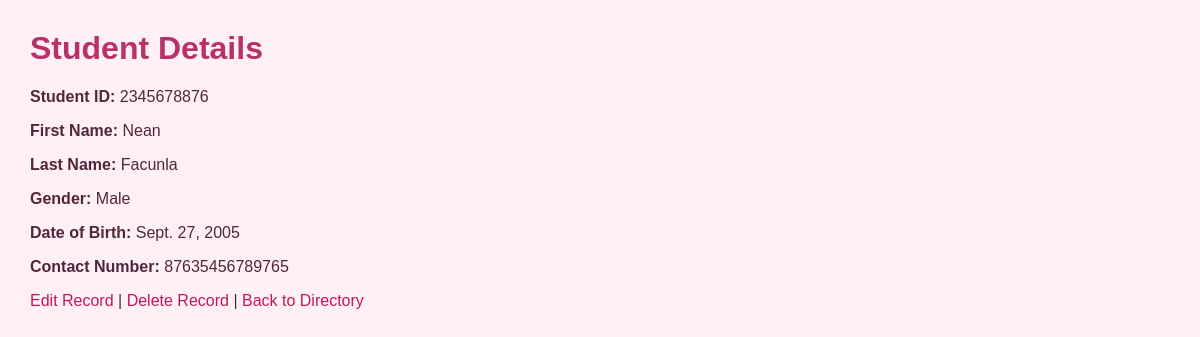
The page /registration/students/9/ (signed in) on the database its author committed.
### registration/models.py (models this page shows, shortened)
class Student(models.Model):
    GENDER_CHOICES = [
        ("Male", "Male"),
        ("Female", "Female"),
    ]
    student_id = models.CharField(max_length=20, unique=True)
    first_name = models.CharField(max_length=100)
    last_name = models.CharField(max_length=100)
    gender = models.CharField(max_length=10, choices=GENDER_CHOICES)
    date_of_birth = models.DateField()
    contact_no = models.CharField(max_length=20)

### registration/views.py (the view)
# urls.py: path("students/<int:pk>/", views.student_detail, name="student_detail"),
@user_passes_test(staff_check, login_url="login")
def student_detail(request, pk):
    student = get_object_or_404(Student, pk=pk)
    return render(
        request,
        "registration/student_detail.html",
        {"student": student},
    )

### registration/views.py (called while the page is built)
def staff_check(user):
    return user.is_authenticated and user.is_staff

### registration/templates/registration/student_detail.html (shortened to what this page needs)
{% load static %}
<!DOCTYPE html>
<html lang="en">
<head>
    <link rel="stylesheet" href="{% static 'registration/style.css' %}">
</head>
<body>
    <h1>Student Details</h1>
    <p><strong>Student ID:</strong> {{ student.student_id }}</p>
    <p><strong>First Name:</strong> {{ student.first_name }}</p>
    <p><strong>Last Name:</strong> {{ student.last_name }}</p>
    <p><strong>Gender:</strong> {{ student.gender }}</p>
    <p><strong>Date of Birth:</strong> {{ student.date_of_birth }}</p>
    <p><strong>Contact Number:</strong> {{ student.contact_no }}</p>
    <p>
        <a href="{% url 'student_update' student.pk %}">Edit Record</a> |
        <a href="{% url 'student_delete' student.pk %}">Delete Record</a> |
        <a href="{% url 'student_list' %}">Back to Directory</a>
    </p>
</body>
</html>

### registration/static/registration/style.css (style rules this page uses)
body { font-family: Arial, sans-serif; background: #fff0f6; color: #51263a; margin: 30px; }
h1 { color: #b8326a; }
a { color: #c2185b; text-decoration: none; }

### rows shown on the page
Student: student_id "2345678876", first_name "Nean", last_name "Facunla", gender "Male", date_of_birth "Sept. 27, 2005", contact_no "87635456789765"
